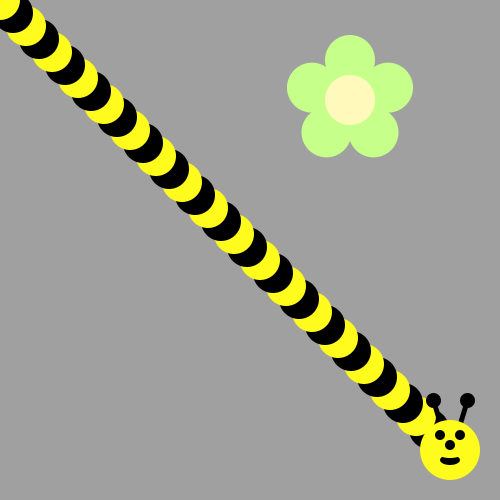
Frame 1 (no input)
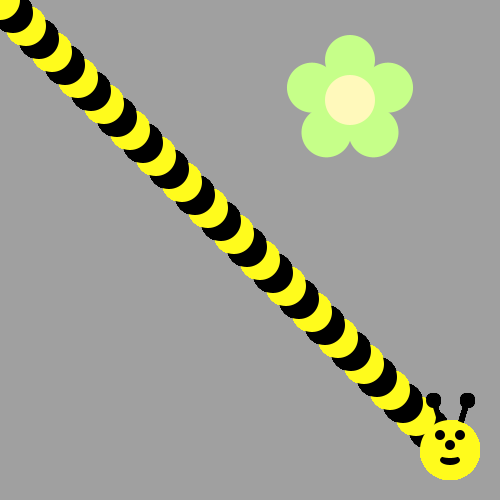
Frame 60 (the mouse pressed at the canvas centre just before this capture)
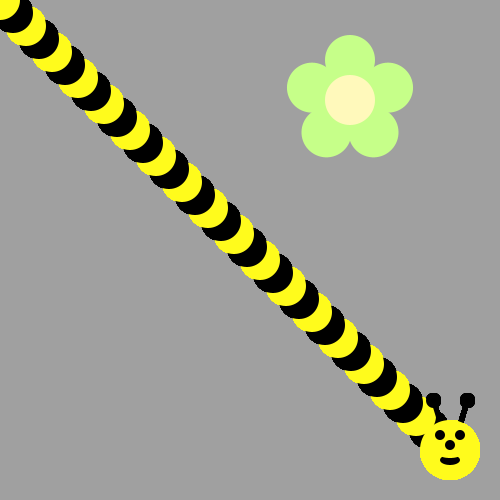
Frame 120 (the mouse held since frame 60 and released just before this capture)

The Processing sketch that drew these frames (run headless with seeded random() and noise(); from frame 60 on, the mouse is pressed at the canvas centre):

// Processing sketch: bumble_bee
// ── bumble_bee.pde
void draw() {
/*Use a loop to make a body for the Bee!
Then put his head on using drawBeeFace(x,y)
Use Modulo to make the colors alternate 
*/
for (int i=33; i>=0; i--) {
  if(i%2==0) {
    fill(255, 251, 28);
  }
  else {
    fill(0,0,0);
  }
  ellipse(i*13,i*13,40,40);
}
drawBeeFace(450,450);
}

void drawFlower(int x, int y) {
     noStroke();
     translate(x, y);
     // draw 5 petals, rotating after each one
     fill(#c6ff89);      // green
      for (int i = 0; i < 5; i++) {
           ellipse(0, -40, 50, 50);
          rotate(radians(72));
     }
     fill(#fff9bb); // light yellow
     ellipse(0, 0, 50, 50);
} 
void drawBeeFace(int BeeFaceX, int BeeFaceY) {
     noStroke();
     fill(0, 0, 0);
     stroke(1);
     strokeWeight(5);
     line(BeeFaceX-10, BeeFaceY-27, BeeFaceX-17, BeeFaceY-50);
     line(BeeFaceX+10, BeeFaceY-27, BeeFaceX+17, BeeFaceY-50);
     ellipse(BeeFaceX-17, BeeFaceY-50, 10, 10);
     ellipse(BeeFaceX+17, BeeFaceY-50, 10, 10);
     noStroke();
     fill(255, 251, 28);
     ellipse(BeeFaceX, BeeFaceY, 60, 60); // face
     fill(255, 237, 209);
     fill(0,0,0);
      ellipse(BeeFaceX-10, BeeFaceY-15, 10, 10); // eyes
     ellipse(BeeFaceX+10, BeeFaceY-15, 10, 10);
      ellipse(BeeFaceX, BeeFaceY-5, 10, 10); // nose
      ellipse(BeeFaceX, BeeFaceY+10, 20, 10);// mouth
     fill(255, 251, 28);
     ellipse(BeeFaceX, BeeFaceY+5, 20, 6);
}

void setup() {
     ellipseMode(CENTER);
     size(500, 500);
     background(160, 160, 160);
      drawFlower(350, 100);
}
